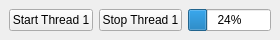
<?xml version="1.0" encoding="UTF-8"?>
<ui version="4.0">
 <class>MainWindow</class>
 <widget class="QMainWindow" name="MainWindow">
  <property name="enabled">
   <bool>true</bool>
  </property>
  <property name="geometry">
   <rect>
    <x>0</x>
    <y>0</y>
    <width>280</width>
    <height>40</height>
   </rect>
  </property>
  <property name="minimumSize">
   <size>
    <width>280</width>
    <height>40</height>
   </size>
  </property>
  <property name="maximumSize">
   <size>
    <width>292</width>
    <height>41</height>
   </size>
  </property>
  <property name="sizeIncrement">
   <size>
    <width>280</width>
    <height>40</height>
   </size>
  </property>
  <property name="baseSize">
   <size>
    <width>280</width>
    <height>40</height>
   </size>
  </property>
  <property name="windowTitle">
   <string>MainWindow</string>
  </property>
  <widget class="QWidget" name="centralwidget">
   <layout class="QGridLayout" name="gridLayout">
    <item row="0" column="0">
     <widget class="QPushButton" name="pushButton_start">
      <property name="text">
       <string>Start Thread 1</string>
      </property>
     </widget>
    </item>
    <item row="0" column="2">
     <widget class="QProgressBar" name="progressBar">
      <property name="value">
       <number>24</number>
      </property>
     </widget>
    </item>
    <item row="0" column="1">
     <widget class="QPushButton" name="pushButton_stop">
      <property name="text">
       <string>Stop Thread 1</string>
      </property>
     </widget>
    </item>
   </layout>
  </widget>
 </widget>
 <resources/>
 <connections/>
</ui>
